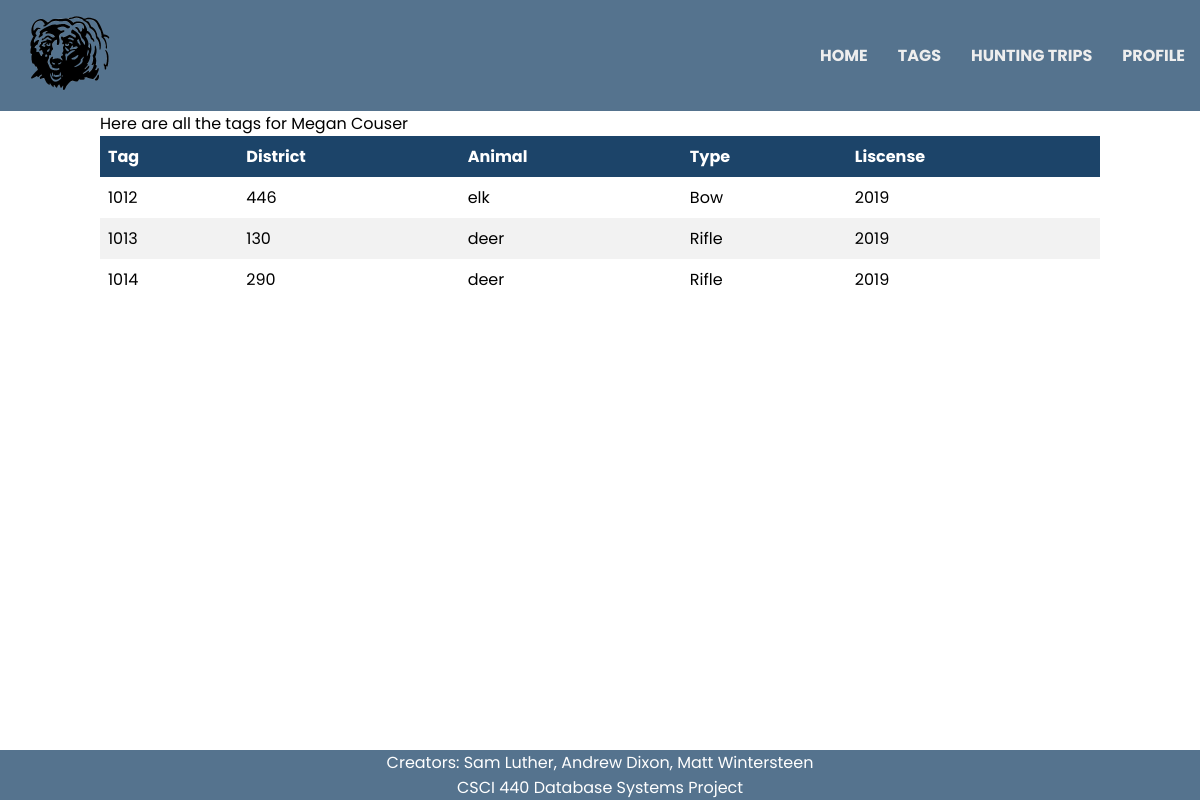
The page /tags.php (signed in) on the database its author committed.
### tables this page shows
CREATE TABLE Tags(
Tag_id integer,
Hunter_id integer REFERENCES Hunter(Hunter_id),
District_id integer REFERENCES District(District_id),
Animal text,
Sex text,
Bow_rifle text,
Liscense_year integer NOT NULL,
PRIMARY KEY (Tag_id,Hunter_id,District_id));

### tags.php (the view, shortened to what this page needs)
<?php
include './meta/inc/header.php';
include_once './meta/assets/dbconnect.inc';
?>
<div class="container">
    <?php
    if(isset($_SESSION['id'])){
        echo "Here are all the tags for ".$_SESSION['Name']."<br>";
        $sql = "SELECT * FROM Tags WHERE Hunter_id = ".$_SESSION["id"].";";
        $result = $dbConn->query($sql) or die("Data query error");
        if($result-> num_rows > 0){
            echo "<table>";
            echo "<thead><tr><th>Tag</th><th>District</th><th>Animal</th><th>Type</th><th>Liscense</th></tr></thead><tbody>";
            while($row=$result->fetch_assoc()){
                echo "<tr><td>".$row["Tag_id"]."</td><td>".$row["District_id"]."</td><td>".$row["Animal"]."</td><td>".$row["Bow_rifle"]."</td><td>".$row["Liscense_year"]."</td></tr>";
            }
            echo "</tbody></table>";
        } else {
            echo "No tags found";
        }
    } else {
        header("Location: http://localhost:8080/tagtracker/");
    }
?>
</div>
<?php
include './meta/inc/footer.php';
?>

### meta/inc/header.php (shortened to what this page needs)
<HTML lang="en">
    <head>
        <link rel="stylesheet" href="meta/css/master.css">
    </head>
    <body>
        <header>
            <div class="header-container">
                <img src="meta/img/logo.png" id="logo">
                <ul id="nav">
                    <li><a href="index.php" id="first-link">Home</a></li>
                    <li><a href="tags.php">Tags</a></li>
                    <li><a href="huntingTrip.php">Hunting Trips</a></li>
                    <li><a href="profile.php">Profile</a></li>
                </ul>
            </div>
        </header>

### meta/inc/footer.php
<footer class="footer-class">
    <div class="footer-center">
        <p>Creators: Sam Luther, Andrew Dixon, Matt Wintersteen</p>
        <p>CSCI 440 Database Systems Project</p>
    </div>
</footer>
</body>
</HTML>

### meta/css/master.css (style rules this page uses)
header { background-color: rgba(28,68,105,.75); }
#logo { height: 100px; float: left; margin-top: 3px; margin-left: 20px; }
#nav { margin: 0px; padding: 0px; text-align: right; float: right; }
#nav li { display: block; float: left; }
#nav li a { display: block; padding: 43px 15px; text-decoration: none; font-weight: bold; text-transform: uppercase; color: #EEE; transition: all .2s linear; }
body { font-size: 16px; font-family: 'Poppins', sans-serif; margin: 0px; padding: 0px; background-color: #FFF; }
table { border-collapse: collapse; width: 100%; }
th, td { text-align: left; padding: 8px; }
tr:nth-child(even) { background-color: #f2f2f2 }
th { background-color: rgb(28,68,105); color: white; }
.container { width: 1000px; height 100%; margin: 0 auto; }
footer { position: fixed; bottom: 0; }
.footer-class { background-color: rgba(28,68,105,.75); box-sizing: border-box; width: 100%; text-align: left; font-family: 'Poppins', sans-serif; padding: 0px 0px 0px 0px; margin-top: 80px; }
.footer-class p { text-align: center; margin: 0px; padding: 0px; color: #FFF; }

### rows shown on the page
tags: Tag "1012", District "446", Animal "elk", Bow_rifle "Bow", Liscense_year "2019"
tags: Tag "1013", District "130", Animal "deer", Bow_rifle "Rifle", Liscense_year "2019"
tags: Tag "1014", District "290", Animal "deer", Bow_rifle "Rifle", Liscense_year "2019"

### other values the page prints
$_SESSION['Name'] "Megan Couser"
